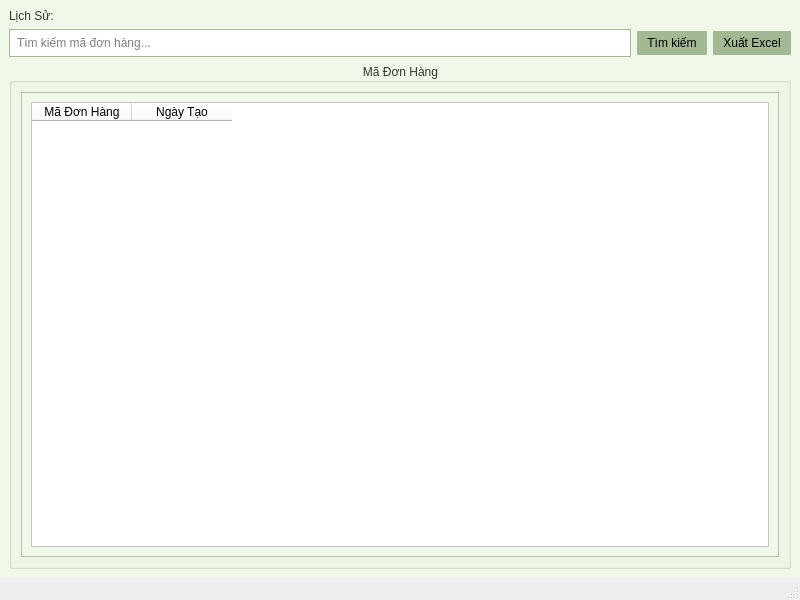
<?xml version="1.0" encoding="UTF-8"?>
<ui version="4.0">
 <class>OrderDetailWindow</class>
 <widget class="QMainWindow" name="OrderDetailWindow">
  <property name="geometry">
   <rect>
    <x>0</x>
    <y>0</y>
    <width>800</width>
    <height>600</height>
   </rect>
  </property>
  <property name="windowTitle">
   <string>Chi Tiết Đơn Hàng</string>
  </property>
  <widget class="QWidget" name="centralwidget">
   <property name="styleSheet">
    <string notr="true">
background-color: #f0f8ea; /* Light green, base color */
font: 12pt "Segoe UI";
color: #333333; /* Dark text for better readability */
</string>
   </property>
   <layout class="QVBoxLayout" name="verticalLayout">
    <item>
     <widget class="QLabel" name="lblOrderDetails">
      <property name="text">
       <string>Lịch Sử:</string>
      </property>
     </widget>
    </item>
    <item>
     <layout class="QHBoxLayout" name="orderSearchLayout">
      <item>
       <widget class="QLineEdit" name="txtSearchOrder">
        <property name="styleSheet">
         <string notr="true">
background-color: #ffffff;
border: 1px solid #a3b994;
padding: 5px;
color: #000000;
</string>
        </property>
        <property name="placeholderText">
         <string>Tìm kiếm mã đơn hàng...</string>
        </property>
       </widget>
      </item>
      <item>
       <widget class="QPushButton" name="btnSearchOrder">
        <property name="styleSheet">
         <string notr="true">
background-color: #a3b994;
color: black;
border: none;
padding: 5px 10px;
</string>
        </property>
        <property name="text">
         <string>Tìm kiếm</string>
        </property>
       </widget>
      </item>
      <item>
       <widget class="QPushButton" name="btnExportExcel">
        <property name="styleSheet">
         <string notr="true">
background-color: #a3b994;
color: black;
border: none;
padding: 5px 10px;
</string>
        </property>
        <property name="text">
         <string>Xuất Excel</string>
        </property>
       </widget>
      </item>
     </layout>
    </item>
    <item>
     <widget class="QGroupBox" name="groupBoxOrder">
      <property name="alignment">
       <set>Qt::AlignCenter</set>
      </property>
      <property name="title">
       <string>Mã Đơn Hàng</string>
      </property>
      <layout class="QHBoxLayout" name="horizontalLayout_2">
       <item>
        <widget class="QFrame" name="frame">
         <property name="frameShape">
          <enum>QFrame::StyledPanel</enum>
         </property>
         <property name="frameShadow">
          <enum>QFrame::Raised</enum>
         </property>
         <layout class="QVBoxLayout" name="verticalLayout_3">
          <item>
           <widget class="QTableWidget" name="tableOrder">
            <property name="styleSheet">
             <string notr="true">
background-color: #ffffff;
alternate-background-color: #e0e8d5;
selection-background-color: #a3b994;
color: #000000;
</string>
            </property>
            <column>
             <property name="text">
              <string>Mã Đơn Hàng</string>
             </property>
            </column>
            <column>
             <property name="text">
              <string>Ngày Tạo</string>
             </property>
            </column>
           </widget>
          </item>
         </layout>
        </widget>
       </item>
      </layout>
     </widget>
    </item>
   </layout>
  </widget>
  <widget class="QMenuBar" name="menubar">
   <property name="geometry">
    <rect>
     <x>0</x>
     <y>0</y>
     <width>800</width>
     <height>26</height>
    </rect>
   </property>
  </widget>
  <widget class="QStatusBar" name="statusbar"/>
 </widget>
 <resources/>
 <connections/>
</ui>
